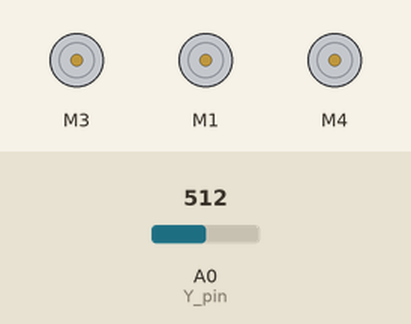
A sketch run on a simulated Arduino Uno, built with avr-gcc and run on an emulated ATmega328P. Shown: 3 × DC motor (green arrow = forward, orange = backward, longer = faster). The inputs (shaded band) are chosen by the test bench; at power-on: A0 (Y_pin) = 512.

Above: at 1.2 s.
1.3 s: A0 (Y_pin) set to 408
2.8 s: A0 (Y_pin) set to 388
At 3.8 s:
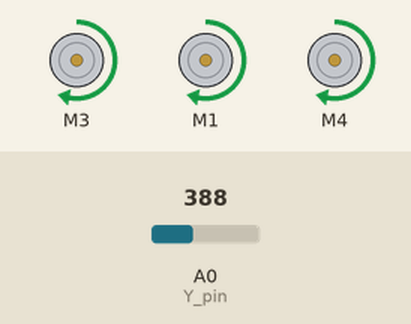
Timing chart, 0 to 9.9 s (numbered marks = the images above; inputs shaded):
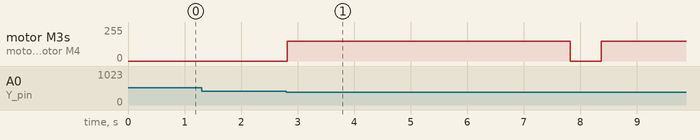

The sketch:

SlotMachine.ino
```cpp
#include <AFMotor.h>

AF_DCMotor motor1(3);
AF_DCMotor motor2(1);
AF_DCMotor motor3(4);
int Y_pin = A0;

void setup() {
  // Nothing needed here
}

void loop() {
  int y = analogRead(Y_pin);

  if (y < 400) {
    motor1.setSpeed(150);
    motor2.setSpeed(150);
    motor3.setSpeed(150);

    motor1.run(FORWARD);
    motor2.run(FORWARD);
    motor3.run(FORWARD);

    delay(5000);

    motor1.run(RELEASE);
    motor2.run(RELEASE);
    motor3.run(RELEASE);

    delay(500); // short pause after stopping motors
  }
  else {
    // Optional: stop motors when joystick not pushed
    motor1.run(RELEASE);
    motor2.run(RELEASE);
    motor3.run(RELEASE);
  }

  delay(50); // small delay to prevent spamming
}
```

Measured:
- the behaviour switches between 400 and 399 on A0 (Y_pin) (found by bisection; images 0 and 1)
- after the input at 1.3 s, every drawn part: stays the same
- after the input at 2.8 s, motor M3, motor M1, motor M4: stopped → forward 150/255 at once, → stopped 5.0 s later, → forward 150/255 0.55 s later
